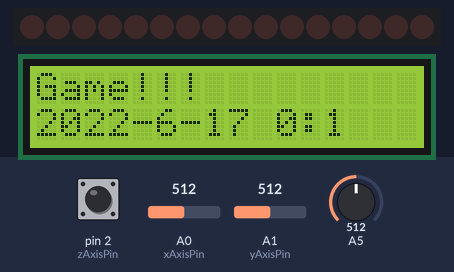
The sketch below on a simulated Arduino Uno, built with avr-gcc and run on an emulated ATmega328P. Shown: 16 shift-register outputs drawn as a row of LEDs (first output left, lit = HIGH), 16×2 character LCD. Wiring (inferred from the names in the program): 2 × shift register (74HC595): data pin 7; shift clock pin 9; latch pin 8. Wiring (inferred from the signals the program sends): row of LEDs: on Q0, Q1, Q2, Q3, Q4, Q5, Q6, Q7, Q8, Q9, Q10, Q11, Q12, Q13, Q14, Q15. The test bench sets the inputs (shaded band); at power-on: pin 2 (zAxisPin) HIGH, A0 (xAxisPin) = 512, A1 (yAxisPin) = 512, A5 = 512. The local clock reads 2024-03-15 10:24:30 at power-on unless the sketch sets it; random numbers use the default seed unless the sketch sets one.

Above: at 1.2 s.
1.3 s: pin 2 (zAxisPin) pulled LOW for 0.15 s
At 2.7 s:
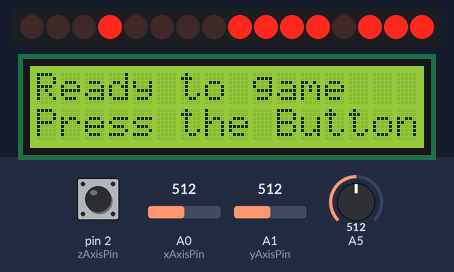
4.4 s: pin 2 (zAxisPin) pulled LOW for 1 s
At 5.3 s:
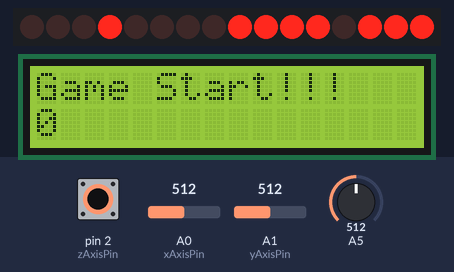
Timing chart, 0 to 7.4 s (numbered marks = the images above; inputs shaded):
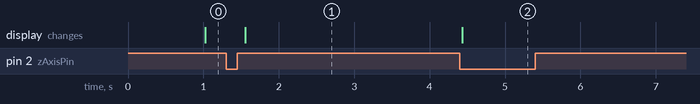

The sketch:

FinalExams.ino
```cpp
#include <LiquidCrystal.h>
#include <DS1302.h>
#include <MemoryFree.h>
LiquidCrystal lcd(12, 11, 5, 4, 3, 6);

//RTC
const int CEPin = 0;
const int IOPin = 1;
const int CLKPin = 10;
DS1302 rtc(CEPin, IOPin, CLKPin);
String dayAsString(const Time::Day day) { //날짜 설정
  switch(day) {
    case Time::kSunday: return "Sunday";
    case Time::kMonday: return "Monday";
    case Time::kTuesday: return "Tuesday";
    case Time::kWednesday: return "Wednesday";
    case Time::kThursday: return "Thursday";
    case Time::kFriday: return "Friday";
    case Time::kSaturday: return "Saturday";
  }
  return "(unknown day)";
}
//조이스틱
const int xAxisPin = 0;
const int yAxisPin = 1;
const int zAxisPin = 2;
//DotMatrix
const int DataPin = 7;
const int LatchPin = 8;
const int ClockPin = 9;
byte row[8] = {~B00000001, ~B00000010, ~B00000100, ~B00001000, ~B00010000,
               ~B00100000, ~B01000000, ~B10000000
              };
byte col[8] = {B10000000, B01000000, B00100000, B00010000, B00001000,
               B00000100, B00000010, B00000001
              };  //dot matrix를 90도 돌려서 사용, 기존 배열의 순서를 반대로 설정

int way = 0; // 뱀이 가는 방향 상,하,좌,우
enum {right = 1, left, up, down};
enum {gameset, gameready, gamestart, gameover}; // 게임 시작 상태
int gamemode = gameset; // 초기상태
unsigned int fx, fy; // 먹이의 좌표(x,y)
int foodnum = 0;  //먹이가 존재하면 1, 아니면 0
enum {empty, exist};  //먹이 유무
int Speed = 400;  //뱀 속도; 초기값 400
int dotX, dotY; //점의 좌표
int score = 0;

void setup() {
  lcd.begin(16,2);
  lcd.print("Game!!!");
  pinMode(zAxisPin, INPUT_PULLUP);
  pinMode(LatchPin, OUTPUT);
  pinMode(ClockPin, OUTPUT);
  pinMode(DataPin, OUTPUT);
  rtc.writeProtect(false);
  rtc.halt(false);
  Time t(2022,6,17,00,00,00,Time::kSaturday);
  rtc.time(t);
}

void loop() {
  int xValue = analogRead(xAxisPin);
  int yValue = analogRead(yAxisPin);
  int zValue = digitalRead(zAxisPin);  // 누르면 0

  int xDisplay = map(xValue, 0, 1023, 6, 15);
  int yDisplay = map(yValue, 0, 1023, 6, 15);
  int zDisplay = map(zValue, 0, 1023, 6, 15);

  if(gamemode == gamestart){
    lcd.clear();
    lcd.setCursor(0,0);
    lcd.print("Game Start!!!");
    lcd.setCursor(0,1);
    lcd.print(way);
    if(!foodnum) food();
    //방향 설정
    if (xValue > 600) way = right;
    else if (xValue < 300) way = left;
    else if (yValue > 600) way = up;
    else if (yValue < 300) way = down;
    //방향에 맞게 한칸이동
    if (way == right) dotX++;
    else if (way == left) dotX--;
    else if (way == up) dotY++;
    else if (way == down) dotY--;
    if(dotX > 7 || dotX < 0 || dotY > 7 || dotY < 0)  // 점이 화면 밖으로 넘어갔을 경우 게임오버
      gamemode = gameover;
    if(gamemode != gameover){
      printDot();
      if(dotX == fx && dotY == fy){ //점이 먹이 위치랑 같아질 때
        foodnum = empty;  //먹이 초기화
        score++;
        Speed -= 25;
      }
    }
  }
  else{
    switch(gamemode){
      case gameset:
        printTime();
        if(zValue == 0) {
          delay(100);
          gamemode = gameready;
        }
        break;
      case gameready:
        GameReady();
        if(zValue == 0) gamemode = gamestart;
        break;
      case gameover:
        lcd.clear();
        lcd.setCursor(0,0);
        lcd.print("Game Over!!!");
        lcd.setCursor(0,1);
        lcd.print("Score : ");
        lcd.setCursor(8,1);
        lcd.print(score);
        if(zValue == 0)
          gamemode = gameset;
        break;
      default:
        lcd.print("error");
        delay(1000);
        gamemode = gameset;
        break;
    }
  }
}

void GameReady(){ //게임 준비화면, 시작위치를 표시
  lcd.clear();
  lcd.setCursor(0,0);
  lcd.print("Ready to game");
  lcd.setCursor(0,1);
  lcd.print("Press the Button");
  digitalWrite(LatchPin, LOW);
  shiftOut(DataPin, ClockPin, LSBFIRST, row[3]);
  shiftOut(DataPin, ClockPin, LSBFIRST, col[3]);
  digitalWrite(LatchPin, HIGH);
  dotX = 3;
  dotY = 3;
  score = 0;
}

void food() {  // 먹이 생성
  int rnd;
  while (1) {
    randomSeed(analogRead(13));
    fx = random(8);
    fy = random(8);
    if (fx != dotX && fy != dotY){
      foodnum = exist;
      break;
    }
  }
}

void printDot() {  // 점 출력
  int delaynum = 0;
  while(delaynum < Speed){
    digitalWrite(LatchPin, LOW);
    shiftOut(DataPin, ClockPin, LSBFIRST, row[dotX]);
    shiftOut(DataPin, ClockPin, LSBFIRST, col[dotY]);
    digitalWrite(LatchPin, HIGH);
    delay(1);
    if(foodnum == exist && (delaynum / 150) % 2 == 0){  //먹이는 깜빡거리도록 설정
      digitalWrite(LatchPin, LOW);
      shiftOut(DataPin, ClockPin, LSBFIRST, row[fx]);
      shiftOut(DataPin, ClockPin, LSBFIRST, col[fy]);
      digitalWrite(LatchPin, HIGH);
    }
    delaynum++;
  }
}


void printTime(){ // 현재 시간 출력
  lcd.setCursor(0,1);
  Time t = rtc.time();
  const String day = dayAsString(t.day);
  lcd.print(t.yr);
  lcd.print("-");
  lcd.print(t.mon);
  lcd.print("-");
  lcd.print(t.date);
  lcd.print(" ");
  lcd.print(t.min);
  lcd.print(":");
  lcd.println(t.sec);
  if(t.min < 10) lcd.setCursor((t.sec >= 10)?14:13,1);
  else lcd.setCursor((t.sec >= 10)?15:14,1);
  lcd.print("  ");
  delay(100);
}
```
